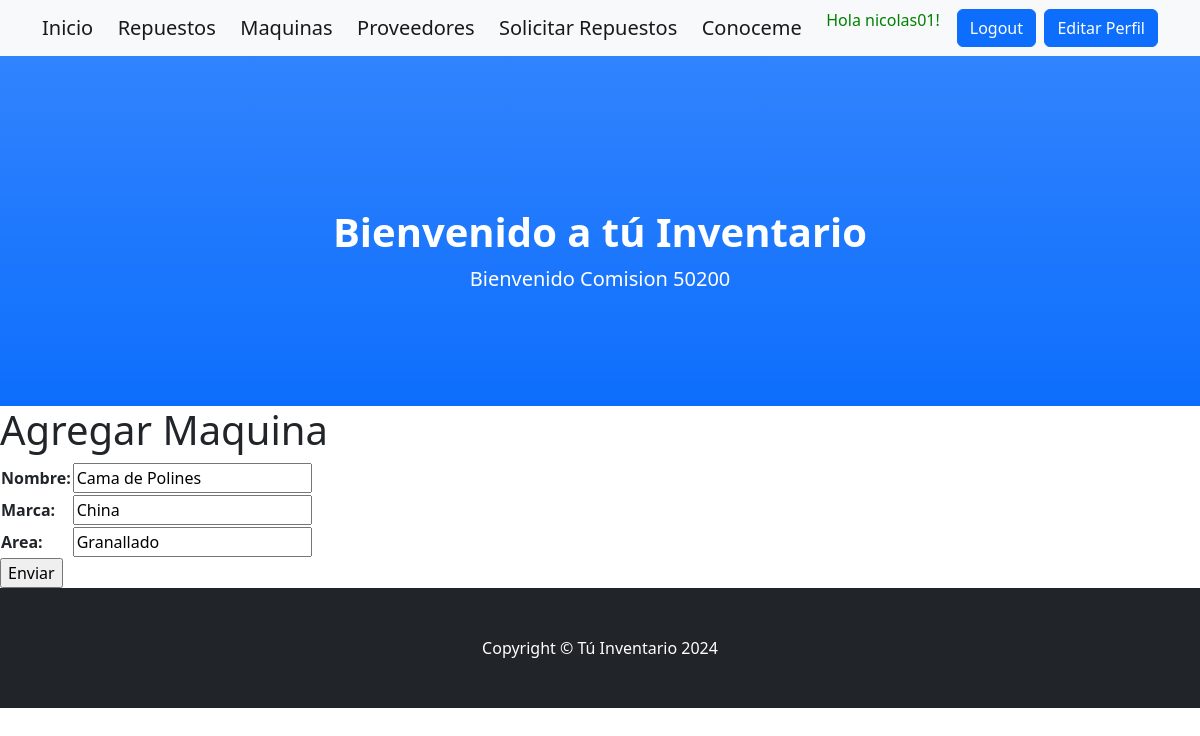
The page /aplicacion/maquina_update/8/ (signed in) on the database its author committed.
### aplicacion/models.py (models this page shows, shortened)
class Maquina(models.Model):
    nombre = models.CharField(max_length=50)
    marca = models.CharField(max_length=50)
    area = models.CharField(max_length=50)

### aplicacion/views.py (the view)
# urls.py: path('maquina_update/<int:pk>/',MaquinaUpdate.as_view() , name="maquina_update"),
class MaquinaUpdate(LoginRequiredMixin, UpdateView):
    model =  Maquina
    fields = ['nombre', 'marca','area']
    success_url = reverse_lazy('maquina')

### aplicacion/templates/aplicacion/maquina_form.html (shortened to what this page needs)
{% extends 'aplicacion/home.html' %}
{% block descripcion %}
<h1> Agregar Maquina </h1>
{% endblock descripcion %}
{% block contenido %}
<form action="" method = "post">
    <table>
        {{form.as_table}}
    </table>
    <input type="submit" value="Enviar">
</form>
{% endblock contenido %}

### aplicacion/templates/aplicacion/home.html (shortened to what this page needs)
<!DOCTYPE html>
<html lang="en">
    <head>
        {% load static %}
        <link href="{% static 'css/styles.css' %}" rel="stylesheet" />
         <link rel="stylesheet" href="https://cdnjs.cloudflare.com/ajax/libs/font-awesome/6.4.0/css/all.min.css">
    </head>
    <body id="page-top">
        <nav class="navbar navbar-light bg-light static-top">
            <div class="container">
                <a class="navbar-brand" href="{% url 'home' %}">Inicio</a>
                {% if user.is_authenticated %}
                <a class="navbar-brand" href="{% url 'repuestos' %}">Repuestos</a>
                <a class="navbar-brand" href="{% url 'maquina' %}">Maquinas</a>
                <a class="navbar-brand" href="{% url 'proveedores' %}">Proveedores</a>
                <a class="navbar-brand" href="{% url 'solicitudrepuesto' %}">Solicitar Repuestos</a>
                <a class="navbar-brand" href="{% url 'conoceme' %}">Conoceme</a>
                <p style="color:green">Hola {{user.username}}!</p>
                <a class="btn btn-primary" href="{% url 'logout' %}">Logout</a>
                <a class="btn btn-primary" href="{% url 'editar_perfil' %}">Editar Perfil</a>
                {% else %}
                  <a class ="btn btn-primary" href = "{% url 'login'%}">Login</a>
                  <a class ="btn btn-success" href = "{% url 'registro'%}">Registro</a>
                {% endif %}
            </div>
        </nav>
        <header class="bg-primary bg-gradient text-white">
            <div class="container px-4 text-center">
                <h1 class="fw-bolder">Bienvenido a tú Inventario</h1>
                <p class="lead">Bienvenido Comision 50200</p>
            </div>
        </header>
        {% block descripcion %}{% endblock descripcion %}
        {% block contenido %}
        {% endblock contenido %}
        <footer class="py-5 bg-dark">
            <div class="container px-4"><p class="m-0 text-center text-white">Copyright &copy; Tú Inventario 2024</p></div>
        </footer>
    </body>
</html>

### rows shown on the page
Maquina: nombre "Cama de Polines", marca "China", area "Granallado"

### other values the page prints
{{ user.username }} "nicolas01"
